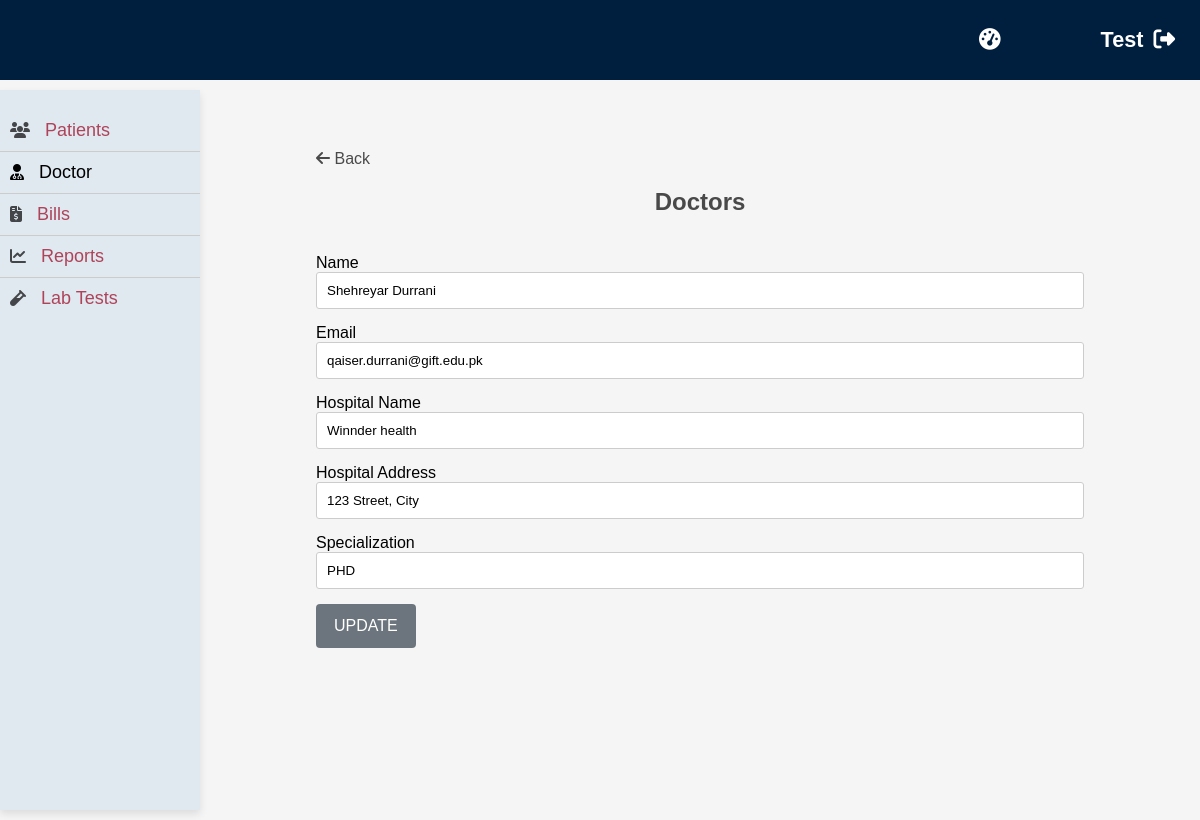
Screenshot of /edit_doctor.php?id=1 (signed in) with the database file from the repository.
### tables this page shows
CREATE TABLE `doctor` (
  `id` int(11) NOT NULL,
  `name` varchar(255) NOT NULL,
  `hospital_name` varchar(255) NOT NULL,
  `email` varchar(255) NOT NULL,
  `specialization` varchar(255) NOT NULL,
  `hospital_address` varchar(255) NOT NULL
);

### edit_doctor.php (the view, shortened to what this page needs)
<?php
require_once "utils/connection.php";
if (isset($_GET['id'])) {
    $doctorId = $_GET['id'];
    $sql = "SELECT * FROM doctor WHERE id = ?";
    $stmt = $mysqli->prepare($sql);
    $stmt->bind_param("i", $doctorId);
    $stmt->execute();
    $result = $stmt->get_result();
    if ($result->num_rows === 1) {
        $matchedDoctor = $result->fetch_assoc();
        $name = $matchedDoctor['name'];
        $email = $matchedDoctor['email'];
        $hospitalName = $matchedDoctor['hospital_name'];
        $hospitalAddress = $matchedDoctor['hospital_address'];
        $specialization = $matchedDoctor['specialization'];
    } else {
        echo "Doctor not found.";
        exit();
    }
}
?>
<!DOCTYPE html>
<html lang="en">
<head>
    <link rel="stylesheet" href="https://cdnjs.cloudflare.com/ajax/libs/font-awesome/5.15.3/css/all.min.css" />
    <link rel="stylesheet" href="css/style.css" />
    <link rel="stylesheet" href="css/dashboard/common.css" />
</head>
<body class="dark-theme">
    <?php require_once 'components/Nav.php'; ?>
    <?php require_once 'components/sidebar.php'; ?>
    <div class="content">
        <div class="details">
            <div class='go-back'>
                <a href="dashboard-doctors.php" class="go-back-button"><i class="fas fa-arrow-left"></i> Back</a>
            </div>
            <h2 class="heading">Doctors</h2>
            <br>
            <div class="form-container">
                <form method="post" action="edit_doctor.php">
                    <div class="form-group">
                        <label for="name">Name</label>
                        <input type="text" id="name" name="name" value="<?php echo $name ?? ''; ?>">
                    </div>
                    <div class="form-group">
                        <label for="email">Email</label>
                        <input type="text" id="email" name="email" value="<?php echo $email ?? ''; ?>">
                    </div>
                    <div class="form-group">
                        <label for="hospital_name">Hospital Name</label>
                        <input type="text" id="hospital_name" name="hospital_name"
                            value="<?php echo $hospitalName ?? ''; ?>">
                    </div>
                    <div class="form-group">
                        <label for="hospital_address">Hospital Address</label>
                        <input type="text" id="hospital_address" name="hospital_address"
                            value="<?php echo $hospitalAddress ?? ''; ?>">
                    </div>
                    <div class="form-group">
                        <label for="specialization">Specialization</label>
                        <input type="text" id="specialization" name="specialization"
                            value="<?php echo $specialization ?? ''; ?>">
                    </div>
                    <button type="submit" class="button primary-button">Update</button>
                </form>
            </div>
        </div>
    </div>
</body>
</html>

### css/style.css (style rules this page uses)
* { box-sizing: border-box; margin: 0; padding: 0; font-family: "Gill Sans", "Gill Sans MT", Calibri, "Trebuchet MS", sans-serif; }
body { background-color: #F5F5F5; }
.content { flex: 1; padding: 20px; }
html { scroll-behavior: smooth; }
a { text-decoration: none; color: #fff; }
.button { display: inline-block; padding: 13px 18px; border: none; border-radius: 4px; color: #fff; text-transform: uppercase; font-size: 16px; text-align: center; text-decoration: none; cursor: pointer; transition: all 0.3s ease; }
.go-back { margin-top: 15px; }
.go-back a { color: rgba(0, 0, 0, 0.7); margin-top: 15px; }
.primary-button { background-color: #6c757d; }
.container input[type="text"], .container input[type="password"], .container input[type="number"], .container input[type="email"],.content input[type="text"], .content input[type="password"], .content input[type="number"], .content input[type="email"] { width: 100%; padding: 10px; margin-bottom: 15px; border: 1px solid #ccc; border-radius: 3px; }

### css/dashboard/common.css (style rules this page uses)
.content { position: relative; height: calc(100vh - 80px); top:100px; left: 0; }
.details { margin: 30px auto; width: 80%; }
.details .heading { color: rgba(0, 0, 0, 0.7); text-align: center; margin: 20px 0; }

### components/sidebar.php (style rules this page uses)
.content { margin-left: 200px; padding: 20px; }

### rows the page displays
doctor: name "Shehreyar Durrani", email "qaiser.durrani@gift.edu.pk", hospital_name "Winnder health", hospital_address "123 Street, City", specialization "PHD"

### other values shown
$_SESSION['username'] "Test"
$title['name'] "Patients"
$title['name'] "Doctor"
$title['name'] "Bills"
$title['name'] "Reports"
$title['name'] "Lab Tests"
